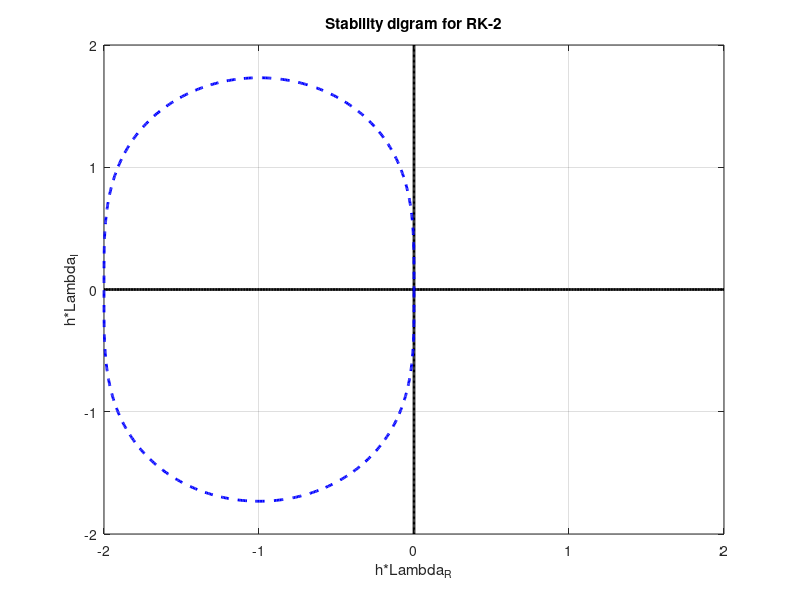

Source code (MATLAB):
%% Stability Region
% Generating mesh
xm=linspace(-2,2,400);
ym=linspace(-2,2,400);
xo = zeros(1,400); 
yo = zeros(1,400);
[x,y]=meshgrid(xm,ym);
% Define the complex number
z=x+i*y;
% Growth Factor
GF = 1+z+(z.^2/2) ;
%GF = 1+z ;
zlevel = abs(GF);
% Plot
figure(1)
plot(xm,yo,'k-','LineWidth',2);hold on
plot(xo,ym,'k-','LineWidth',2)
contour(x,y,zlevel,[1 1],'b--','LineWidth',2)
hold off ;grid on ;
title('Stability digram for RK-2')
xlabel('h*Lambda_R'); ylabel('h*Lambda_I');
h = figure(1);
saveas(h,'Stability digram for RK-2.png');
